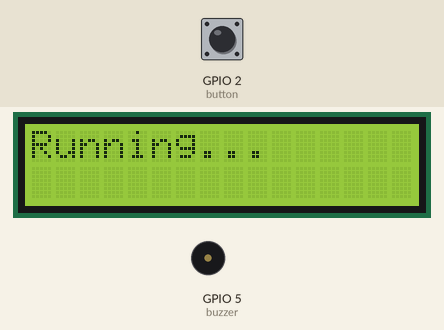
Bench run of a sketch on a simulated ESP32. Parts: 16×2 character LCD, buzzer (waves = sounding). Inputs (shaded band) come from the test bench; at power-on: GPIO 2 (button) HIGH.

Above: at 1.2 s.
1.3 s: GPIO 2 (button) pulled LOW for 0.15 s
At 2.7 s:
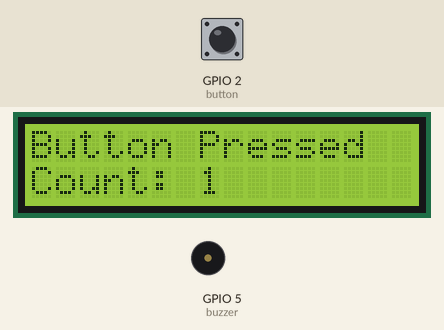
3.0 s: GPIO 2 (button) pulled LOW for 1 s
At 4.0 s:
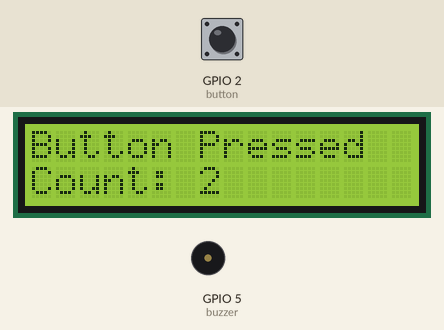
5.5 s: GPIO 2 (button) pulled LOW for 0.15 s
At 6.9 s:
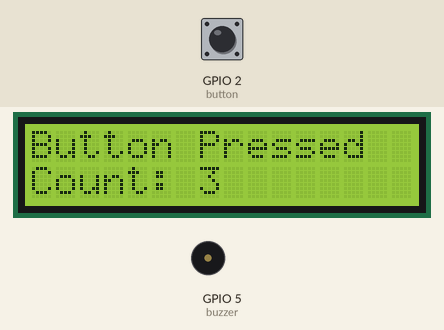
7.2 s: GPIO 2 (button) pulled LOW for 1 s
At 8.4 s:
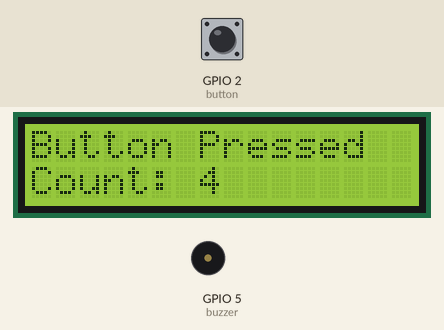
Timing chart, 0 to 10.2 s (numbered marks = the images above; inputs shaded):
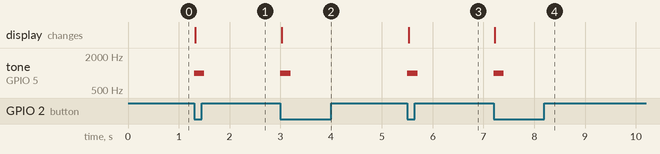

Measured:
- after the input at 1.3 s, tone on GPIO 5 (buzzer): silent → 1000 Hz at once, → silent 0.20 s later; the display: changes at once (image 1)
- after the input at 3.0 s, tone on GPIO 5 (buzzer): silent → 1000 Hz at once, → silent 0.20 s later; the display: changes at once (image 2)
- after the input at 5.5 s, tone on GPIO 5 (buzzer): silent → 1000 Hz at once, → silent 0.20 s later; the display: changes at once (image 3)
- after the input at 7.2 s, tone on GPIO 5 (buzzer): silent → 1000 Hz at once, → silent 0.20 s later; the display: changes at once (image 4)

The sketch:

log1.ino
```cpp
#include <WiFi.h>
#include <Wire.h>
#include <LiquidCrystal_I2C.h>

int button = 2;
int buzzer = 5;
int cnt = 0;
bool lastState = HIGH;

LiquidCrystal_I2C LCD = LiquidCrystal_I2C(0x27, 16, 2); // object of LCD

void on_button_press (){
  WiFi.begin();
  if(WiFi.status() != WL_CONNECTED){
    LCD.print("WiFi not connected");
  }
  else{
    LCD.print("WiFi connected");
  }
}

void setup() {
  pinMode(button, INPUT_PULLUP);

  LCD.init();
  LCD.backlight();
  LCD.setCursor(0, 0);
  LCD.print("Running...");

}

void loop() {
  bool currentState = digitalRead(button);

    if (lastState == HIGH && currentState == LOW) {

    cnt++;

    tone(buzzer, 1000, 200);   // Beep for 200 ms

    LCD.clear();
    LCD.setCursor(0,0);
    LCD.print("Button Pressed");

    LCD.setCursor(0,1);
    LCD.print("Count: ");
    LCD.print(cnt);

    while(digitalRead(button)==LOW); // wait until button is unpressed

    delay(100); //debounce
  }

  lastState = currentState;

}
```
